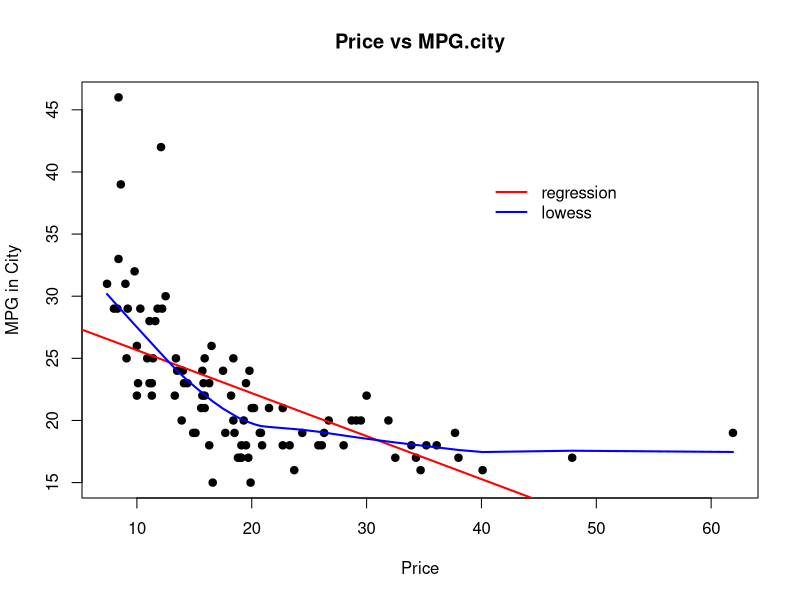
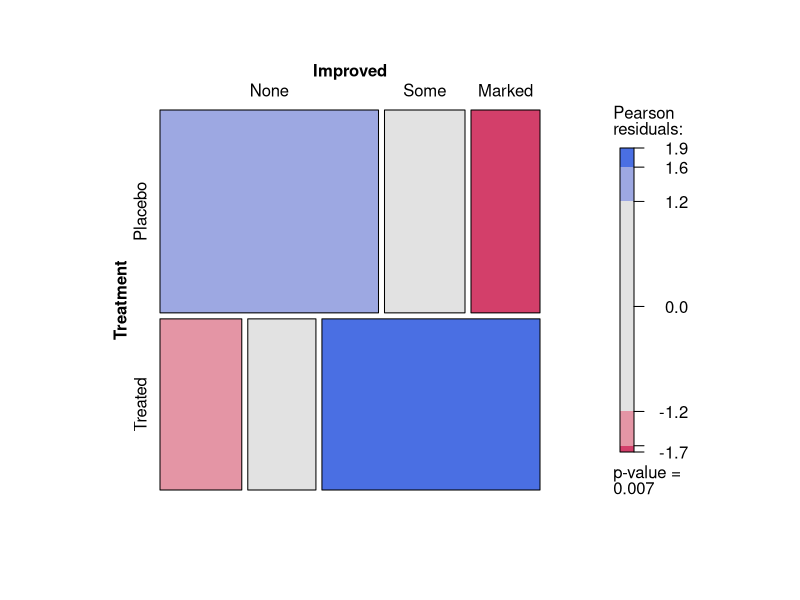
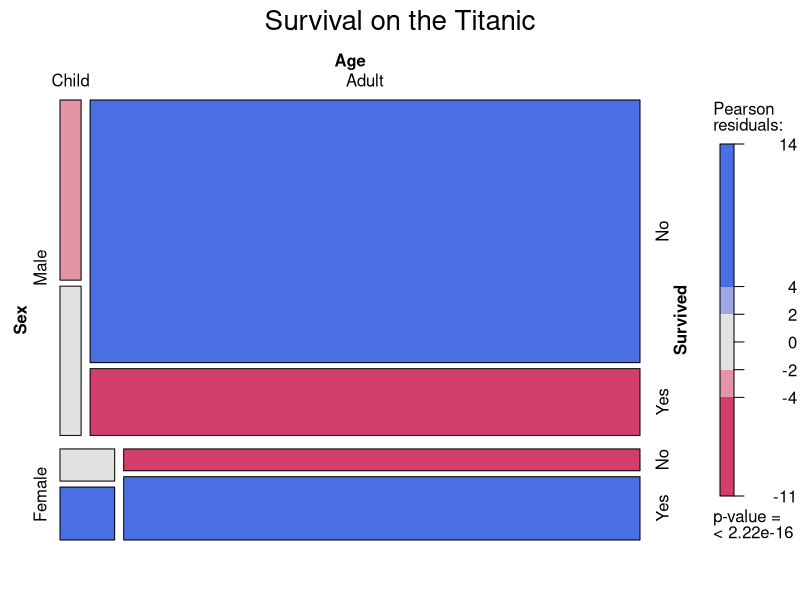
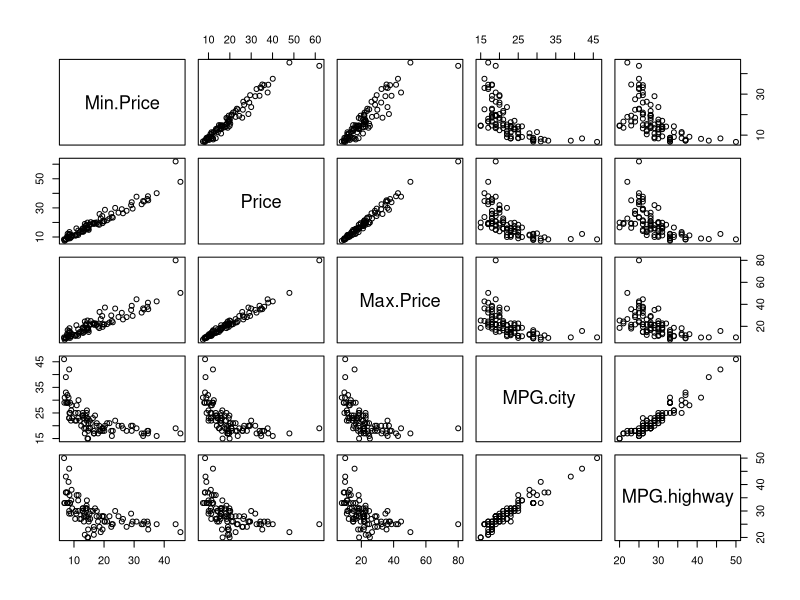
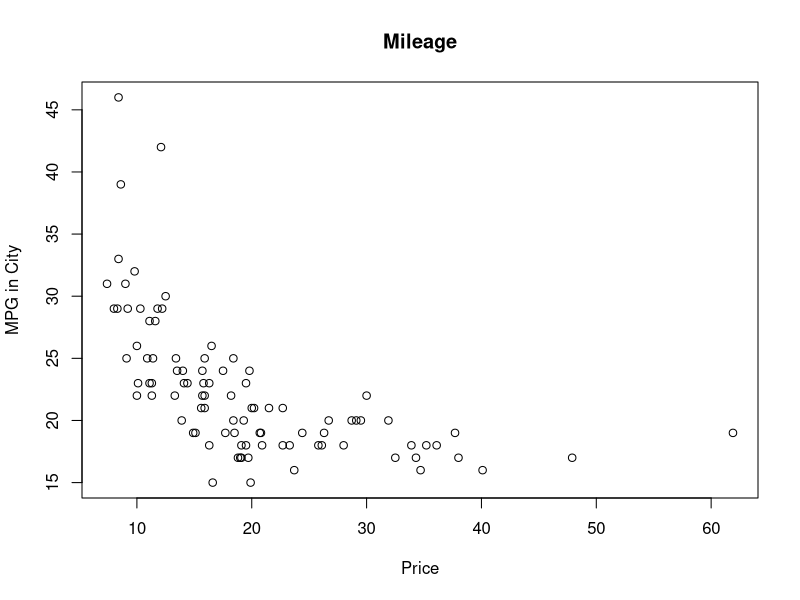
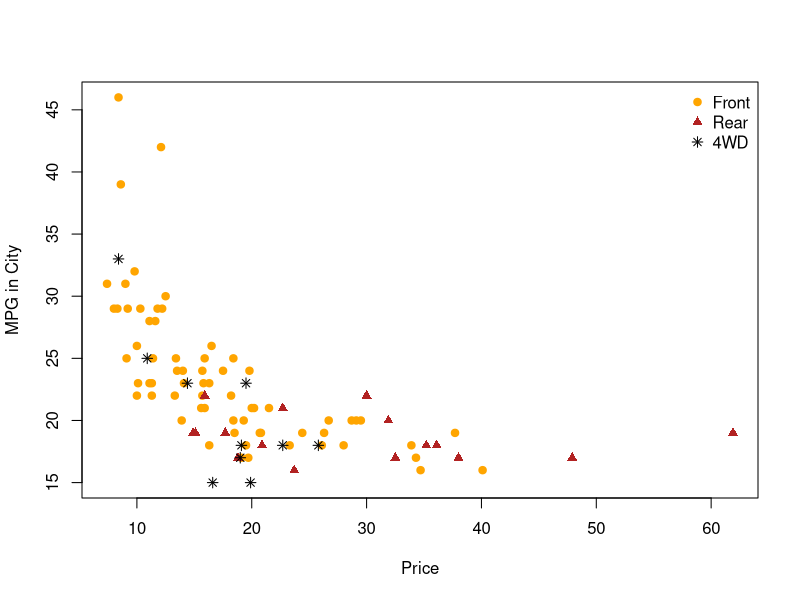
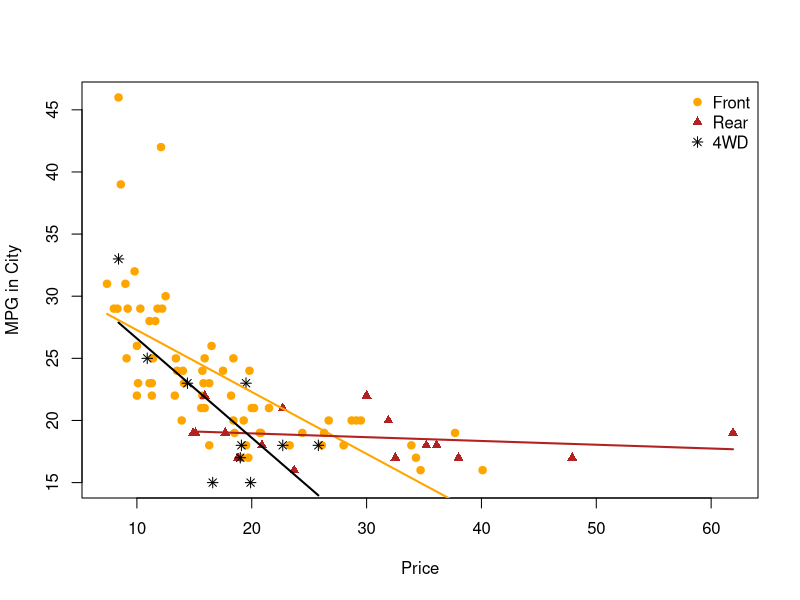
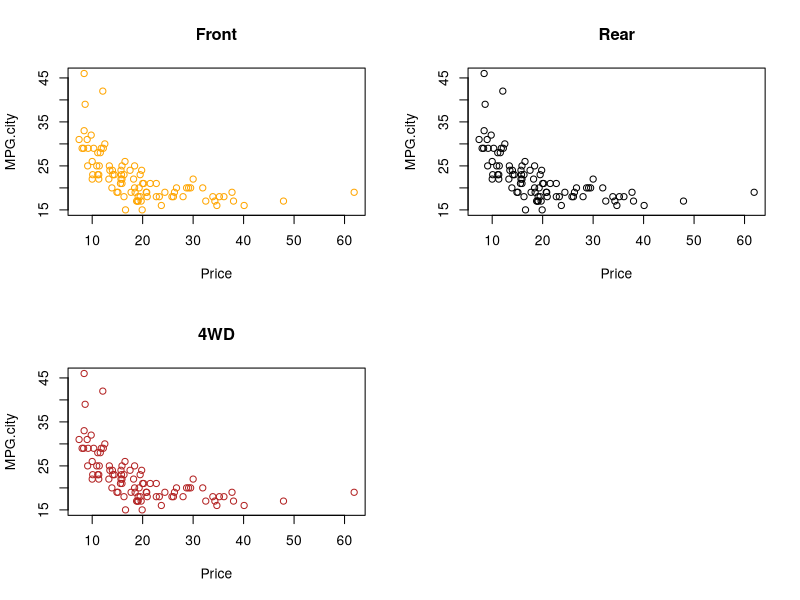

The R script that drew these images, in order:
#이변수 연속형 변수들에 대한 자료의 표현

#이변수 연속형 자료의 표현을 위한 기본 산점도의 옵션 : pch (1~25가지 모양 옵션)
#albine 회귀직선 추가 - 두변수간의 관계를 직선으로 표현
#lines : 직선추가 -영역의 선을 추가

#1. 기본산점도
library(MASS) #car93데이터

#with함수는 테이더 프레임 또는 리스트 변수를 변수 이름만으로 접근할 수 있게 해주는 함수
#원하는 데이터를 넣고 적용할 함수 넣어줌

with(Cars93, 
     plot(Price, MPG.city, main="Price vs MPG.city", xlab="Price", ylab="MPG in City",pch=19))

#회귀직선
#lm 선형회귀모양 적합
with(Cars93, 
     abline(lm(MPG.city~Price), col="red", lwd=2))

#lowess는 locally weighted scaaterplot smoother를 의미 : 실제 관측지에 따라 연결하는 선
with(Cars93, 
     lines(lowess(Price,MPG.city), col="blue", lwd=2))
#범례
#lwd : 범례 표시 라인 굵기 bty: 비율 설정
#bty = 'n' 범례 박스 없애기
legend(40,40, 
       lty = 1, col=c("red","blue"),c("regression","lowess"), lwd=2, bty = 'n')


#다변수의 요약

library(vcd) #관절염 데이터

#범주형 변수
summary(Arthritis)

#~Treatment+Improved의 의미 : Treatment와 Improved 상호작용을 나타냄
#Treatment : 처리조건 또는 실험군
#Improved : 결과를 나타내는 종속 변수
#subset은 데이터 프레임에서 특정 조건을 만족하는 행을 선택하기 위해 사용되는 파라미터
art <- xtabs(~Treatment+Improved, data=Arthritis, subset = Sex == "Female")
#gp=shading_max : 그래프의 색상 설정 중에서 최대 값을 강조하는 데 사용
art #교차표 작성
mosaic(art, gp=shading_max)

#모자이크 그림 
summary(Titanic)

#명목형 변수가 여러개 존재할떄 사용할 수 있는 모자이크 그림
#범주형 : 명목형과 순서형으로 나뉨

#다변수 범주
#shade=TRUE: 셀의 색상 지정->  이 차이가 클수록 색상이 진하게 표시
#legend= TRUE : 플롯에 사용된 색상과 해당하는 범주를 나타내는 범례가 플롯에 추가
mosaic(~Sex + Age + Survived, data=Titanic, main="Survival on the Titanic", shade=TRUE, legend= TRUE)

#다중산점도
#여러 변수를 산점도로 표현
#select 변수 선택
dat1 <- subset(Cars93, select=c(Min.Price, Price, Max.Price, MPG.city, MPG.highway))
pairs(dat1)

#단순산점도
with(Cars93, 
     plot(Price, MPG.city, xlab="Price", ylab="MPG in City", main="Mileage"))

#단순산점도 - 그룹산점도

#type='n' : 타입을 지정하지 않음.
#front, rear, 4wd를 색을 지정하여 찍음

with(Cars93, 
     plot(Price, MPG.city, xlab="Price", ylab="MPG in City",type='n'))

with(subset(Cars93, 
            DriveTrain=="Front"), points(Price, MPG.city, col="orange", pch=19))
with(subset(Cars93, 
            DriveTrain=="Rear"), points(Price, MPG.city, col="firebrick", pch=17))
with(subset(Cars93, 
            DriveTrain=="4WD"), points(Price, MPG.city, col="black", pch=8))

legend("topright",
       legend = c("Front","Rear","4WD"), col=c("orange","firebrick","black"), pch=c(19,17,8), bty="n")


#단순산점도 회귀선 추가 
#lm : 회귀 모형을 찾는 함수 

fit1 <- with(subset(Cars93, DriveTrain =="Front"), lm(MPG.city~Price))
fit2 <- with(subset(Cars93, DriveTrain =="Rear"), lm(MPG.city~Price))
fit3 <- with(subset(Cars93, DriveTrain =="4WD"), lm(MPG.city~Price))

#Cars93에서 DriveTrain이 "Front"인 행들을 선택 후  Price 열의 값 가지고 옴
xx1 <- subset(Cars93, DriveTrain=='Front')$Price
#coef: 회귀모델 계수 
#예측 값
yy1 <- fit1$coef[1]+fit1$coef[2]*xx1

xx2 <- subset(Cars93, DriveTrain=='Rear')$Price
yy2 <- fit2$coef[1]+fit2$coef[2]*xx2

xx3 <- subset(Cars93, DriveTrain=='4WD')$Price
yy3 <- fit3$coef[1]+fit3$coef[2]*xx3

#단순산점도 회귀선 추가하기 

with(Cars93, plot(Price, MPG.city, xlab='Price', ylab="MPG in City", type='n'))

with(subset(Cars93, DriveTrain=='Front'), points(Price, MPG.city, col='orange', pch=19))
with(subset(Cars93, DriveTrain=='Rear'), points(Price, MPG.city, col='firebrick', pch=17))
with(subset(Cars93, DriveTrain=='4WD'), points(Price, MPG.city, col='black', pch=8))

legend("topright",
       legend = c("Front","Rear","4WD"), col=c("orange","firebrick","black"), pch=c(19,17,8), bty="n")

lines(xx1, yy1, col='orange', lwd=2)
lines(xx2, yy2, col='firebrick', lwd=2)
lines(xx3, yy3, col='black', lwd=2)

#화면 그리드(2행2열)
#mfrow 행렬 설정하여 한 화면에 여러 그래프 표시
par(mfrow=c(2,2))

with(subset(Cars93, DriveTrain='Front'), plot(Price, MPG.city, col='orange', pcj=19, main='Front'))
with(subset(Cars93, DriveTrain='Rear'), plot(Price, MPG.city, col='black', pcj=17, main='Rear'))
with(subset(Cars93, DriveTrain='4WD'), plot(Price, MPG.city, col='firebrick', pcj=8, main='4WD'))

#qplot : 간단하고 빠르게 그래프 생성 가능
library(ggplot2)
#type : 차량의 형태를 의미
#생산지역과 에어백 여부 
qplot(Wheelbase, Width, data=Cars93, shape=Type, color=Type, 
      facets=Origin~AirBags,size=I(2), xlab="Wheelbase", ylab="car width")

head(Cars93$Type)



